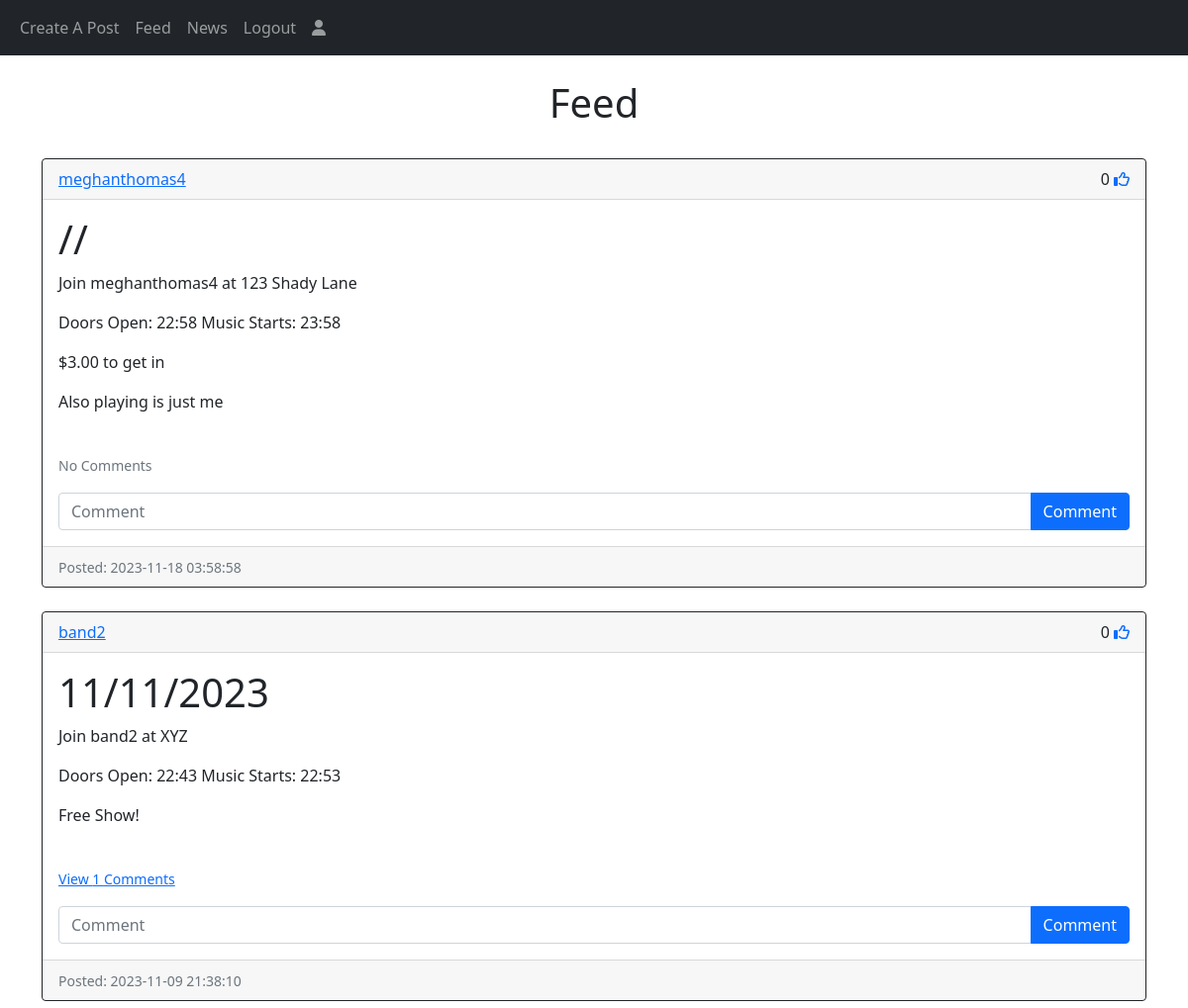
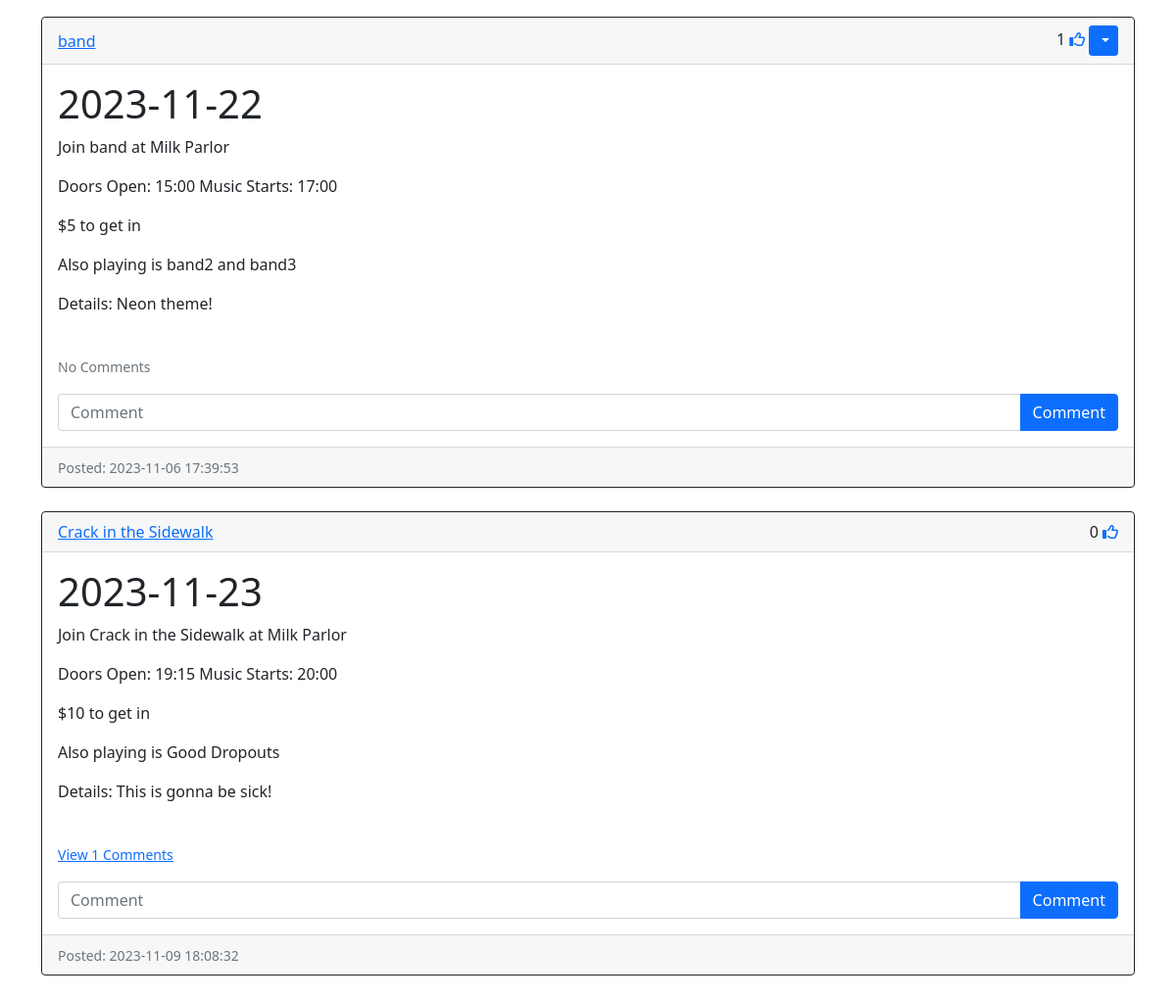
The app's page /feed (signed in) with its own data (2 pictures, top to bottom).
### website/models.py (models this page shows)
class Post(db.Model):
    id = db.Column(db.Integer, primary_key=True)
    location = db.Column(db.Text, nullable=False)
    date = db.Column(db.Text, nullable=False)
    doors = db.Column(db.Text, nullable=True)
    time = db.Column(db.Text, nullable=False)
    price = db.Column(db.Text, nullable=False)
    who = db.Column(db.Text, nullable=True)
    details = db.Column(db.Text, nullable=True)
    date_created = db.Column(db.DateTime(timezone=True), default=func.now())
    author = db.Column(db.Integer, db.ForeignKey('user.id', ondelete="CASCADE"), nullable=False)
    comments = db.relationship('Comment', backref='post', passive_deletes=True)
    likes = db.relationship('Like', backref='post', passive_deletes=True)

class User(db.Model, UserMixin):
    id = db.Column(db.Integer, primary_key=True)
    email = db.Column(db.String(150), unique=True)
    username = db.Column(db.String(150), unique=True)
    password = db.Column(db.String(150))
    date_created = db.Column(db.DateTime(timezone=True), default=func.now())
    posts = db.relationship('Post', backref='user', passive_deletes=True)
    comments = db.relationship('Comment', backref='user', passive_deletes=True)
    likes = db.relationship('Like', backref='user', passive_deletes=True)

### website/views.py (the view)
@views.route("/")
@views.route("/feed")
def feed():
    posts = Post.query.order_by(Post.date).all()
    return render_template("feed.html", user=current_user, posts=posts)

### website/__init__.py (called while the page is built)
def create_app():
    app = Flask(__name__)
    app.config['SECRET_KEY'] = 'I love Earth and everything about it! It is my favorite thing'
    app.config['SQLALCHEMY_DATABASE_URI'] = f'sqlite:///{DB_NAME}'
    db.init_app(app)
    from .views import views
    from .auth import auth
    app.register_blueprint(views, url_prefix='/')
    app.register_blueprint(auth, url_prefix='/')
    from werkzeug.urls import urlencode
    from .models import User, Post, Comment, Like
    login_manager = LoginManager()
    login_manager.login_view = 'auth.login'
    login_manager.init_app(app)
    @login_manager.user_loader
    def load_user(id):
        return User.query.get(int(id))
    with app.app_context():
        db.create_all()
    return app

### website/templates/feed.html
{% extends "post_div.html" %} {% block title %}Feed{% endblock %}

### website/templates/post_div.html (shortened to what this page needs)
{% extends "base.html" %} {% block title %}Feed{% endblock %}
{% block content%}
<br/>
<h1 align="center">{% block header %}Feed{% endblock %}</h1>
<br/>
<div id="posts">
    {% for post in posts %}
        <div class="card border-dark">
            <div class="card-header d-flex justify-content-between align-items-center">
                <a href="/posts/{{post.user.username}}">{{post.user.username}}</a>
                {% if user.is_authenticated %}
                <div>
                    {{ post.likes|length }}
                    {% if user.id in post.likes|map(attribute="author")|list %}
                    <a href="like-post/{{post.id}}"><i class="fa-solid fa-thumbs-up"></i></a>
                    {% else %}
                    <a href="like-post/{{post.id}}"><i class="fa-regular fa-thumbs-up"></i></a>
                    {% endif %}
                    {% if user.id == post.author %}
                    <div class="btn-group">
                        <button type="button" class="btn btn-sm btn-primary dropdown-toggle" data-bs-toggle="dropdown">
                        </button>
                    </div>
                    {% endif %}
                </div>
                {% else %}
                <div>
                    {{ post.likes|length }}
                    <i class="fa-solid fa-thumbs-up"></i>
                </div>
                {% endif %}
            </div>
            <div class="card-body">
                <div class="card-text">
                    <div>
                        <h1>{{post.date}}</h1>
                        <p>Join {{post.user.username}} at {{post.location}}</p>
                        <p>Doors Open: {{post.doors}} Music Starts: {{post.time}}</p>
                        {%if post.price|int == 0 %}
                        <p>Free Show!</p>
                        {% else %}
                        <p>${{post.price}} to get in</p>
                        {% endif %}
                        {% if post.who %}
                        <p>Also playing is {{post.who}}</p>
                        {% endif %}
                        {% if post.details %}
                        <p>Details: {{post.details}}</p>
                        {% endif %}
                    </div>
                </div>
                <br />
                <p class="card-text">
                    {% if post.comments|length > 0 %}
                    <a data-bs-toggle="collapse" href="#comments-{{post.id}}" role="button">
                        <small>View {{post.comments|length}} Comments</small>
                    </a>
                    {% else %}
                    <small class="text-muted">No Comments</small>
                    {% endif %}
                </p>
                {% if user.is_authenticated %}
                <form class="input-group" method='POST' action="/create-comment/{{post.id}}">
                    <input type="text" id="text" name="text" class="form-control" placeholder="Comment"/>
                    <button type="submit" class="btn btn-primary">Comment</button>
                </form>
                {% endif %}
            </div>
            <div class="card-footer text-muted">
                <small>Posted: {{post.date_created}}</small>
            </div>
        </div>
    <br />
    {% endfor %}
</div>
{% endblock %}

### records on screen
Post: user.username "meghanthomas4", likes|length "0", date "//", location "123 Shady Lane", doors "22:58", time "23:58", price "3.00", who "just me", shows "No Comments", date_created "2023-11-18 03:58:58"
Post: user.username "band2", likes|length "0", date "11/11/2023", location "XYZ", doors "22:43", time "22:53", price "Free Show!", comments|length "1", date_created "2023-11-09 21:38:10"
Post: user.username "band", likes|length "1", date "2023-11-22", location "Milk Parlor", doors "15:00", time "17:00", price "5", who "band2 and band3", details "Neon theme!", shows "No Comments", date_created "2023-11-06 17:39:53"
Post: user.username "Crack in the Sidewalk", likes|length "0", date "2023-11-23", location "Milk Parlor", doors "19:15", time "20:00", price "10", who "Good Dropouts", details "This is gonna be sick!", comments|length "1", date_created "2023-11-09 18:08:32"
